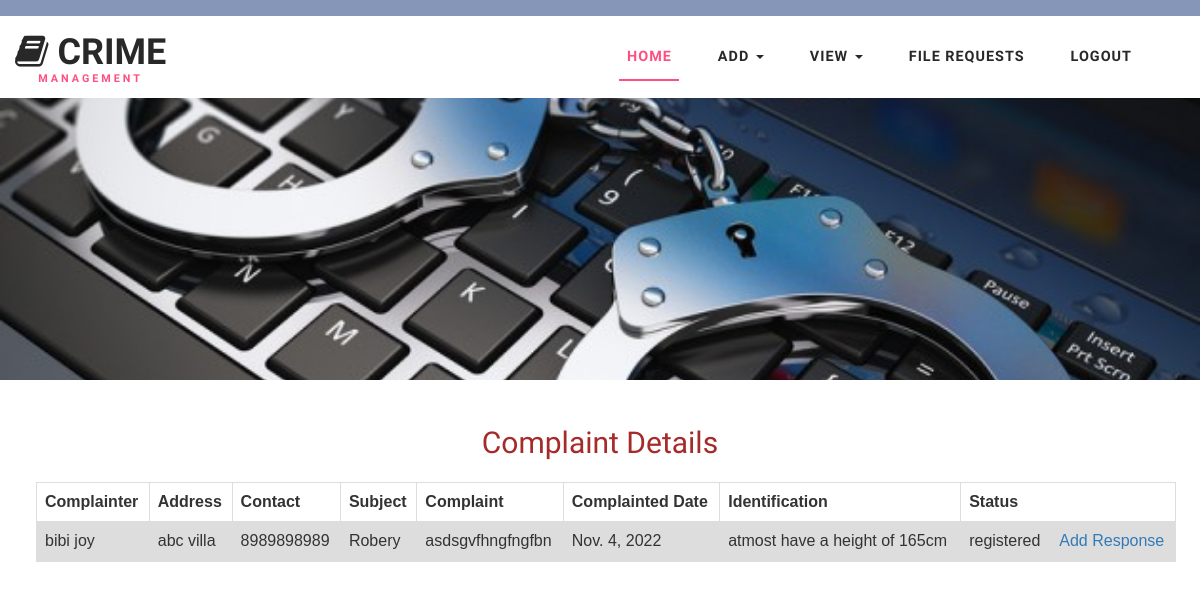
The page /stationviewcomplaint (signed in) on the database its author committed.
### crimeapp/models.py (models this page shows)
class Complaint(models.Model):
    sid=models.ForeignKey(Station,on_delete=models.CASCADE,blank=True,null=True)
    pid=models.ForeignKey(Publicuser,on_delete=models.CASCADE,blank=True,null=True)
    comptitle=models.CharField(max_length=100)
    desc=models.CharField(max_length=100)
    identification=models.CharField(max_length=100)
    cdate=models.DateField(auto_now=True)
    status=models.CharField(max_length=100)

class Publicuser(models.Model):
    name=models.CharField(max_length=100)
    address=models.CharField(max_length=100)
    email=models.CharField(max_length=100)
    contact=models.CharField(max_length=100)
    vid=models.CharField(max_length=100,null=True)
    aid=models.CharField(max_length=100,null=True)

### crimeapp/views.py (the view)
# urls.py: path('stationviewcomplaint', views.stationviewcomplaint),
def stationviewcomplaint(request):
    id=request.session['id']
    data = Complaint.objects.filter(sid=id).exclude(status='completed')
    return render(request, 'stationviewcomplaints.html', {'data': data})

### template/stationviewcomplaints.html (shortened to what this page needs)
{% extends 'stationheader.html' %}
{% block content1 %}
<form method="POST">
<br>
<br>
<h2 align="center" style="color:brown"> Complaint Details</h2>
<br>
<table class="customers">
<tr>
    <th>Complainter</th>
    <th>Address</th>
    <th>Contact</th>
    <th>Subject</th>
    <th>Complaint</th>
    <th>Complainted Date</th>
    <th>Identification</th>
    <th colspan="2">Status</th>
</tr>
    {% for x in data %}
    <tr>
        <td>{{x.pid.name}}</td>
        <td>{{x.pid.address}}</td>
        <td>{{x.pid.contact}}</td>
        <td>{{x.comptitle}}</td>
        <td>{{x.desc}}</td>
        <td>{{x.cdate}}</td>
        <td>{{x.identification}}</td>
        <td>{{x.status}}</td>
        <td><a href='/stationaddcomplaintresponse?id={{x.id}}'>Add Response</a></td>
          </tr>
    {% endfor %}
</table>
<br>
<br>
<br>
<br>
<br>
<br>
<br>
<br>
</form>
{% endblock %}

### static/css/style.css (style rules this page uses)
html, body { margin: 0; font-size: 100%; background: #fff; font-family: 'Work Sans', sans-serif; }
body a { text-decoration: none; transition: 0.5s all; -webkit-transition: 0.5s all; -moz-transition: 0.5s all; -o-transition: 0.5s all; -ms-transition: 0.5s all; }
h1, h2, h3, h4, h5, h6 { margin: 0; font-family: 'Work Sans', sans-serif; }

### template/stationviewcomplaints.html (style rules this page uses)
table { font-family: arial, sans-serif; border-collapse: collapse; width: 95%; margin-left: 3%; border: #000000; }
td, th { border: 1px solid #dddddd; text-align: left; padding: 8px; }
tr:nth-child(even) { background-color: #dddddd; }

### rows shown on the page
Complaint: pid.name "bibi joy", pid.address "abc villa", pid.contact "8989898989", comptitle "Robery", desc "asdsgvfhngfngfbn", cdate "Nov. 4, 2022", identification "atmost have a height of 165cm", status "registered"
